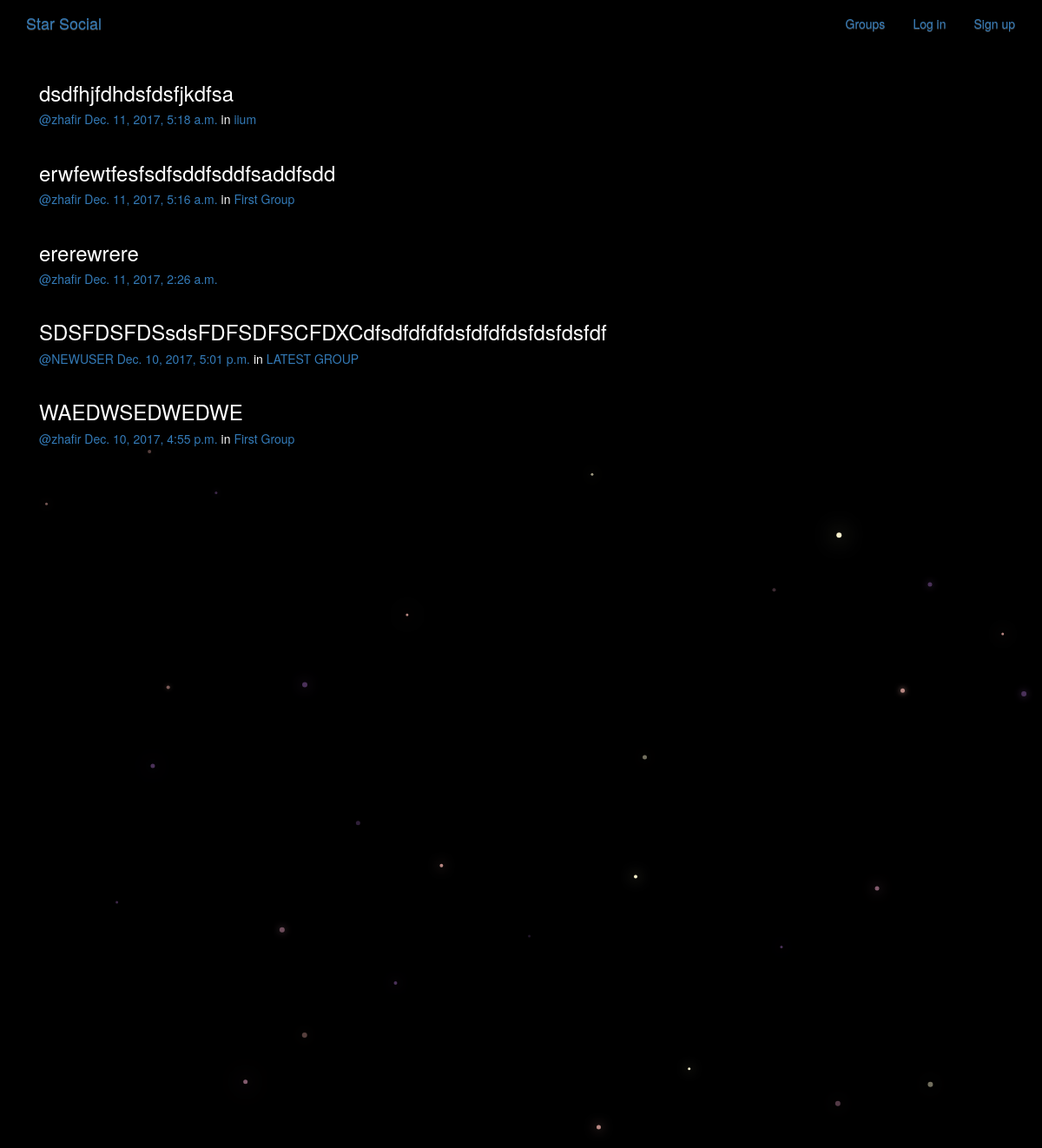
/posts/, run on the app's committed database.
### posts/models.py (models this page shows, shortened)
class Post(models.Model):
    user = models.ForeignKey(User, related_name="posts")
    created_at = models.DateTimeField(auto_now=True)
    message = models.TextField()
    message_html = models.TextField(editable=False)
    group = models.ForeignKey(Group, related_name="posts",null=True, blank=True)
    class Meta:
        ordering = ["-created_at"]
        unique_together = ["user", "message"]

### groups/models.py (models this page shows, shortened)
class Group(models.Model):
    name = models.CharField(max_length=255,unique=True)
    slug = models.SlugField(allow_unicode=True,unique=True)
    description = models.TextField(blank=True,default='')
    description_html = models.TextField(editable=False,default='',blank=True)
    members = models.ManyToManyField(User,through='GroupMember')
    class Meta:
        ordering = ['name']

### posts/views.py (the view)
class PostList(SelectRelatedMixin, generic.ListView):
    model = models.Post
    select_related = ("user", "group")

### posts/templates/posts/post_list.html (shortened to what this page needs)
{% extends "posts/post_base.html" %}
{% block post_content %}
<div class="col-md-8">
	{% for post in post_list %}
  {% include "posts/_post.html" %}
	{% endfor %}
</div>
{% endblock %}

### posts/templates/posts/_post.html (shortened to what this page needs)
<div class="post media">
	<h3>{{ post.message_html|safe }}</h3>
	<div class="media-body">
		<h5 class="media-heading">
			<span class="username"><a href="{% url 'posts:for_user' username=post.user.username %}">@{{ post.user.username }}</a></span>
			<time class="time"><a href="{% url 'posts:single' username=post.user.username pk=post.pk %}">{{ post.created_at }}</a></time>
			{% if post.group %}
			<span class="group-name">in <a href="#">{{ post.group.name }}</a></span>
			{% endif %}
		</h5>
	</div>
</div>

### static/simplesocial/css/master.css (style rules this page uses)
body { margin: 0; overflow: hidden; background-color: #000000; color:white; }

### data on the page
Post: message_html "dsdfhjfdhdsfdsfjkdfsa", user.username "zhafir", created_at "Dec. 11, 2017, 5:18 a.m.", group.name "iium"
Post: message_html "erwfewtfesfsdfsddfsddfsaddfsdd", user.username "zhafir", created_at "Dec. 11, 2017, 5:16 a.m.", group.name "First Group"
Post: message_html "ererewrere", user.username "zhafir", created_at "Dec. 11, 2017, 2:26 a.m."
Post: message_html "SDSFDSFDSsdsFDFSDFSCFDXCdfsdfdfdfdsfdfdfdsfdsfdsfdf", user.username "NEWUSER", created_at "Dec. 10, 2017, 5:01 p.m.", group.name "LATEST GROUP"
Post: message_html "WAEDWSEDWEDWE", user.username "zhafir", created_at "Dec. 10, 2017, 4:55 p.m.", group.name "First Group"
